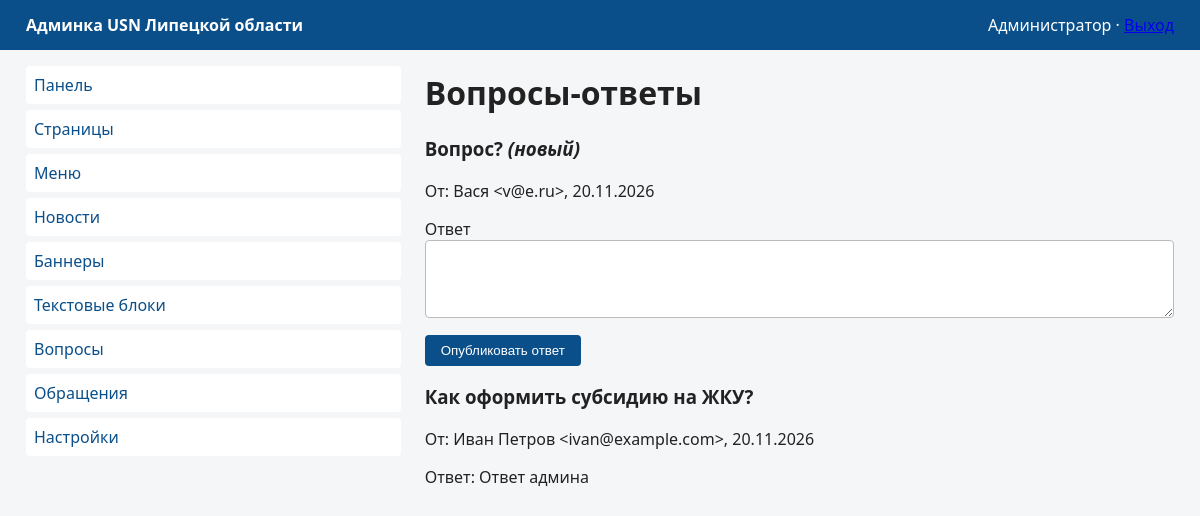
Page /backend/faq (signed in) on the committed database.
### app/db.py (models this page shows, shortened)
class User(UserMixin, db.Model):
    __tablename__ = 'user'
    id = db.Column(db.Integer, primary_key=True)
    login = db.Column(db.String(100), unique=True, nullable=False)
    full_name = db.Column(db.String(100))
    email = db.Column(db.String(100))
    password_hash = db.Column(db.String(255), nullable=False)
    role = db.Column(db.String(32), default='user')  # admin | editor | user
    region = db.Column(db.String(100))
    address = db.Column(db.String(255))
    phone_num = db.Column(db.String(64))

class Faq(db.Model):
    __tablename__ = 'faq'
    id = db.Column(db.Integer, primary_key=True)
    q_author = db.Column(db.String(100))
    q_email = db.Column(db.String(100))
    q_date = db.Column(db.DateTime, default=datetime.utcnow)
    question = db.Column(db.Text, nullable=False)
    a_author = db.Column(db.String(100))
    a_date = db.Column(db.DateTime)
    answer = db.Column(db.Text)
    approved = db.Column(db.Boolean, default=False)

### app/backend.py (the view)
@bp.route('/faq')
@login_required
def faq_index():
    items = Faq.query.order_by(Faq.q_date.desc()).all()
    return render_template('backend/faq.html', items=items)

### app/backend.py (called while the page is built)
@login_manager.user_loader
def load_user(user_id):
    return User.query.get(int(user_id))

@bp.app_context_processor
def inject_backend_menu():
    return {}

### app/frontend.py (called while the page is built)
def site_settings():
    return {s.name: s.value for s in Setting.query.all()}

@bp.app_context_processor
def inject_globals():
    return dict(
        main_menu=MenuItem.query.filter_by(active=True).order_by(MenuItem.sort).all(),
        settings=site_settings(),
    )

### templates/backend/faq.html
{% extends 'backend/layout.html' %}
{% block content %}
<h1>Вопросы-ответы</h1>
{% for f in items %}
<div class="faq-item">
  <h3>{{ f.question }} {% if not f.approved %}<em>(новый)</em>{% endif %}</h3>
  <p>От: {{ f.q_author }} &lt;{{ f.q_email }}&gt;, {{ f.q_date.strftime('%d.%m.%Y') }}</p>
  {% if f.approved %}<p>Ответ: {{ f.answer }}</p>
  {% else %}
  <form method="post" action="/backend/faq/{{ f.id }}/approve" class="form">
    <label>Ответ <textarea name="answer" rows="4"></textarea></label>
    <button type="submit">Опубликовать ответ</button>
  </form>
  {% endif %}
</div>
{% endfor %}
{% endblock %}

### templates/backend/layout.html (shortened to what this page needs)
<!DOCTYPE html><html lang="ru"><head><meta charset="UTF-8"><title>Админка — {% block title %}{% endblock %}</title>
<link rel="stylesheet" href="{{ url_for('static', filename='style.css') }}"></head>
<body class="backend">
<header class="site-header"><div class="container header-row">
  <strong>Админка USN Липецкой области</strong>
  <span>{{ current_user.full_name or current_user.login }} · <a href="/backend/logout">Выход</a></span>
</div></header>
<div class="container columns">
<nav class="col-side admin-nav">
  <ul>
    <li><a href="/backend/">Панель</a></li>
    <li><a href="/backend/pages">Страницы</a></li>
    <li><a href="/backend/menu">Меню</a></li>
    <li><a href="/backend/news">Новости</a></li>
    <li><a href="/backend/banners">Баннеры</a></li>
    <li><a href="/backend/textblocks">Текстовые блоки</a></li>
    <li><a href="/backend/faq">Вопросы</a></li>
    <li><a href="/backend/receptions">Обращения</a></li>
    <li><a href="/backend/settings">Настройки</a></li>
  </ul>
</nav>
<main class="col-main">
{% block content %}{% endblock %}
</main></div>
</body></html>

### static/style.css (style rules this page uses)
* { box-sizing:border-box }
body { font-family:"Segoe UI",Roboto,Arial,sans-serif;margin:0;color:#222;background:#f5f6f8 }
.container { max-width:1180px;margin:0 auto;padding:0 16px }
.site-header { background:#0b4f8a;color:#fff }
.header-row { display:flex;justify-content:space-between;align-items:center;padding:14px 16px }
.columns { display:flex;gap:24px }
.col-main { flex:2 }
.col-side { flex:1 }
.form label { display:block;margin-bottom:12px }
.form input,.form textarea { width:100%;padding:8px;border:1px solid #bbb;border-radius:4px }
button,.btn { background:#0b4f8a;color:#fff;border:0;padding:8px 16px;border-radius:4px;cursor:pointer;text-decoration:none;display:inline-block }
.admin-nav ul { list-style:none;padding:0 }
.admin-nav a { text-decoration:none;color:#0b4f8a;display:block;padding:8px;background:#fff;border-radius:4px;margin-bottom:6px }

### rows in the picture
User: full_name "Администратор"
Faq: question "Вопрос?", approved "(новый)", q_author "Вася", q_email "v@e.ru", q_date "20.11.2026"
Faq: question "Как оформить субсидию на ЖКУ?", q_author "Иван Петров", q_email "ivan@example.com", q_date "20.11.2026", answer "Ответ админа"
